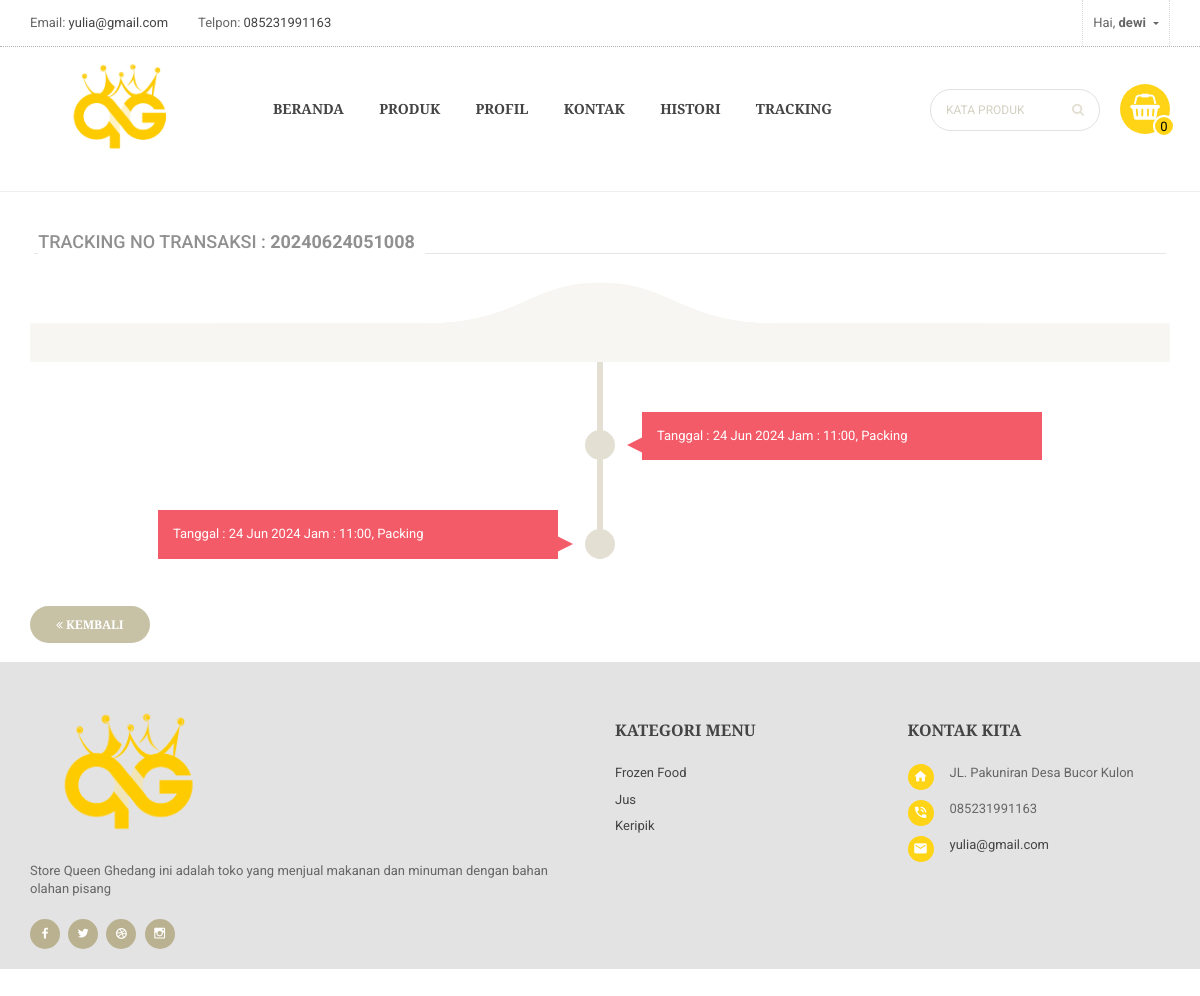
/tracking-booking-antar/20240624051008/ (signed in), run on the app's committed database.
### website/models.py (models this page shows, shortened)
class Statis(models.Model):
    alamat_kami = models.TextField(max_length=200, blank=False, null=True)
    telpon = models.CharField(max_length=200, blank=False, null=True)
    email = models.EmailField(max_length=200, blank=False, null=True)
    class Meta:
        verbose_name_plural ="Statis"

class Kategori(models.Model):
    nama = models.CharField(max_length=200, blank=False, null=True,verbose_name="Nama Kategori")
    aktif = models.BooleanField(default=True)
    slug = models.SlugField(max_length=200, null=False, unique=True)
    class Meta:
        verbose_name_plural ="Kategori"

### cart/models.py (models this page shows, shortened)
class Transaksi(models.Model):
    Status=(
        ('Belum Lunas', 'Belum Lunas'),
        ('Lunas' , 'Lunas'),
        ('Pengiriman' , 'Pengiriman'),
        ('Selesai' , 'Selesai'),
        ('Gagal' , 'Gagal'),
        ('Kadaluarsa' , 'Kadaluarsa'),
        ('Pembayaran Ditolak' , 'Pembayaran Ditolak'),
    )
    KT=(
        ('ditempat', 'ditempat'),
        ('dilokasi' , 'dilokasi'),
    )
    custumer = models.ForeignKey(Custumer, null=True, blank=False, related_name="produks", on_delete=models.SET_NULL)
    no_transaksi = models.CharField(max_length=200, blank=False, null=True)
    wa_kirim = models.CharField(max_length=200, blank=True, null=True,verbose_name="No Whatsapp")
    alamat_kirim = models.CharField(max_length=300, blank=True, null=True)
    total_transaksi = models.BigIntegerField(blank=True, null=True)
    keterangan_pesanan = models.CharField(max_length=200, blank=True, null=True, choices=KT)
    status = models.CharField(max_length=200, default="belum lunas", blank=True, null=True, choices=Status)
    date_created= models.DateTimeField(auto_now_add=True, null=True,blank=True)
    token_payment = models.CharField(max_length=300, blank=True, null=True)
    class Meta:
        ordering = ('-no_transaksi', )
    class Meta:
        verbose_name_plural ="Transaksi"

class Tracking(models.Model):
    transaksi = models.ForeignKey(Transaksi, null= True, on_delete=models.SET_NULL)
    tanggal_tracking = models.DateField(blank=False, null=True)
    jam_tracking = models.CharField(max_length=50, blank=False, null=True)
    deskripsi = RichTextField(blank=True, null=True)
    class Meta:
        ordering = ('-id', )
    class Meta:
        verbose_name_plural ="Tracking Transaksi"

### website/decorators.py (the view)
        def perubahan_halaman(request, *args, **kwargs):
            group = None
            if request.user.groups.exists():
                group = request.user.groups.all()[0].name
            if group in yang_diizinkan :
                return fungsi_awal(request, *args, **kwargs)
            else:
                return HttpResponse('<h2><center>Anda Tidak Dijikankan Ke Tampilan ini</center></h2>')

### cart/context_processors.py (called while the page is built)
def keranjang(request):
    return {'keranjang': Cart(request)}

### cart/keranjang.py (called while the page is built)
    def __len__(self): # Menghitung quantity
        return sum(item['quantity'] for item in self.cart.values())

    def get_total_price(self): # Menghitung total Harga
        return sum(Decimal(item['price']) * item['quantity'] for item in self.cart.values())

### website/views.py (called while the page is built)
@login_required(login_url='loginpage')
@ijinkan_pengguna(yang_diizinkan=['custumer'])
def trackingantar(request, transaksi):
    id_transaksi = Transaksi.objects.get(no_transaksi=transaksi)
    track = Tracking.objects.filter(transaksi=id_transaksi.id).order_by('-id')
    context = {
        "judul": "Hasil Tracking Transaksi ke Lokasi",
        "track":track,
        "id_transaksi":id_transaksi
    }
    return render(request, 'hasiltracking.html', context)

def kategoriberanda(request):
    kategori = Kategori.objects.filter(aktif=True).order_by('-id')
    return {'kategori':kategori}

def modalberita(request):
    modalproduk = Product.objects.order_by('-id')
    return {'modalproduk':modalproduk}

def statisweb(request):
    statis = Statis.objects.get(id=1)
    return {'statis':statis}

### website/templates/hasiltracking.html (shortened to what this page needs)
{% extends "base.html" %}
{% load static %}
{% load humanize %}
{% block content %}
<div id="content" class="site-content">
				<div class="container">
					<div class="row">
						<div id="center-column" class="col-lg-12 col-md-12">
							<div class="product-category-page">
								<div class="products-bar">
									<div class="row">
										<div class="col-md-6 col-xs-6">
											<div class="total-products"><h4>Tracking No Transaksi : <b>{{id_transaksi.no_transaksi}}</b></h4></div>
										</div>
									</div>
								</div>
								<div class="tab-content">
									<section class="intro">
</section>
<section class="timeline">
  <ul>
{% for row in track %}
	<li>
      <div style="color:white">
        <time>Tanggal : {{row.tanggal_tracking|date:"d M Y"}}</time> Jam : {{row.jam_tracking}}, {{row.deskripsi|safe}}
      </div>
    </li>
{% empty %}
<div>
<br/>
<div class="alert alert-danger text-center">Data Tracking Masih kosong</div>
</div>
{% endfor %}
  </ul>
</section>
<br/>
<br/>
<div class="checkout-btn">
                        <a href="{% url 'tracking' %}" class="btn pull-left" title="Kembali">
								<i class="fa fa-angle-double-left ml-xs"> </i>
								<span> Kembali</span>
							</a>
						</div>
<br/>
								</div>
							</div>
						</div>
					</div>
				</div>
			</div>
{% endblock content %}

### templates/base.html (shortened to what this page needs)
{% load static %}
{% load humanize %}
<!DOCTYPE html>
<html lang="zxx">
<head>
    <link rel="stylesheet" href="{% static 'public/libs/bootstrap/css/bootstrap.css' %}">
    <link rel="stylesheet" href="{% static 'public/libs/font-awesome/css/font-awesome.min.css' %}">
    <link rel="stylesheet" href="{% static 'public/libs/font-material/css/material-design-iconic-font.min.css' %}">
    <link rel="stylesheet" href="{% static 'public/libs/nivo-slider/css/nivo-slider.css' %}">
    <link rel="stylesheet" href="{% static 'public/libs/nivo-slider/css/animate.css' %}">
    <link rel="stylesheet" href="{% static 'public/libs/nivo-slider/css/style.css' %}">
    <link rel="stylesheet" href="{% static 'public/libs/owl.carousel/assets/owl.carousel.min.css' %}">
    <link rel="stylesheet" href="{% static 'public/libs/slider-range/css/jslider.css' %}">
    <link rel="stylesheet" href="{% static 'public/css/style.css' %}">
    <link rel="stylesheet" href="{% static 'public/css/reponsive.css' %}">
</head>
	<body class="home home-2">
		<div id="all">
				<header >
					<div class="topbar">
						<div class="container topbar-content">
							<div class="row">
								<div class="col-md-7 col-sm-7 col-xs-12">
									<div class="topbar-left d-flex">
										<div class="email">
											<li><span>Email: </span><a href="#">{{statis.email}}</a></li>
										</div>
										<div class="skype">
											<li><span>Telpon: </span><a href="#">{{statis.telpon}}</a></li>
										</div>
									</div>
								</div>
								<div class="col-md-5 col-sm-5 col-xs-12">
									<div class="topbar-right d-flex justify-content-end">
										<div class="dropdown account">
											<div class="dropdown-toggle" data-toggle="dropdown">
											{% if user.is_authenticated %}
											Hai, <b> {{ request.user }}</b>
											{% else %}
											Registrasi Akun
											{% endif %}
											</div>
										</div>
									</div>
								</div>
							</div>
						</div>
					</div>
					<div class="header-top">
						<div class="container">
							<div class="row margin-0">
								<div class="col-lg-2 col-md-2 col-sm-12 padding-0">
									<div class="logo">
										<a href="#">
											<img class="img-responsive" src="{% static 'public/img/logo12.png' %}" alt="Logo">
										</a>
									</div>
								</div>
								<div class="col-lg-7 col-md-7 col-sm-12 padding-0">
									<div id="main-menu">
									{% include "navbar.html" %}
									</div>
								</div>
								<div class="col-lg-3 col-md-3 col-sm-12 padding-0">
									{% with totail_items=keranjang|length %}
									<div class="block-cart dropdown">
										<div class="cart-title">
											<i class="fa fa-shopping-basket"></i>
											{% if keranjang|length > 0 %}
											<span class="cart-count">{{ totail_items }}</span>
											{% else %}
											<span class="cart-count">0</span>
											{% endif %}
										</div>
									</div>
									{% endwith %}
									<div class="form-search">
										<form action="{% url 'cari' %}" method="GET">
											<input type="text"  name="kata" class="form-input" placeholder="Kata produk">
											<button type="submit" class="fa fa-search"></button>
										</form>
									</div>
								</div>
							</div>
						</div>
					</div>
					<hr>
				</header>
			{% block content %}
			{% endblock content %}
			<footer id="footer">
				<div class="footer">
					<div class="container">
						<div class="row">
							<div class="col-lg-6 col-md-6 col-sm-6 col-xs-12 footer-col">
								<div class="block text">
									<div class="block-content">
										<a href="" class="logo-footer">
											<img src="{% static 'public/img/queen3.png' %}" alt="Logo" width="200">
										</a>
										<p>
											Store Queen Ghedang ini adalah toko yang menjual makanan dan minuman dengan bahan olahan pisang
										</p>
									</div>
								</div>
								<div class="block social">
									<div class="block-content">
										<ul>
											<li><a href="#"><i class="zmdi zmdi-facebook"></i></a></li>
											<li><a href="#"><i class="zmdi zmdi-twitter"></i></a></li>
											<li><a href="#"><i class="zmdi zmdi-dribbble"></i></a></li>
											<li><a href="#"><i class="zmdi zmdi-instagram"></i></a></li>
										</ul>
									</div>
								</div>
							</div>
							<div class="col-lg-3 col-md-3 col-sm-6 col-xs-12 footer-col">
								<div class="block menu">
									<h2 class="block-title">Kategori Menu</h2>
									<div class="block-content">
										<ul>
										{% for kt in kategori %}
                                                       <li>
														<a href="{% url 'kategori' kt.slug %}" title="{{kt.nama}}">{{kt.nama}}</a>
													</li>
                                                    {% empty %}
                                                        <div class="alert alert-danger">Kategori Kosong</div>
                                                    {% endfor %}
										</ul>
									</div>
								</div>
							</div>
							<div class="col-lg-3 col-md-3 col-sm-6 col-xs-12 footer-col">
								<div class="block text">
									<h2 class="block-title">Kontak Kita</h2>
									<div class="block-content">
										<div class="contact">
											<div class="item d-flex">
												<div>
													<i class="zmdi zmdi-home"></i>
												</div>
												<div>
													<span>JL. Pakuniran Desa Bucor Kulon</span>
												</div>
											</div>
											<div class="item d-flex">
												<div>
													<i class="zmdi zmdi-phone-in-talk"></i>
												</div>
												<div>
													<span>085231991163</span>
												</div>
											</div>
											<div class="item d-flex">
												<div>
													<i class="zmdi zmdi-email"></i>
												</div>
												<div>
													<span><a href="mailto:support@domain.com">yulia@gmail.com</a></span>
												</div>
											</div>
										</div>
									</div>
								</div>
							</div>
						</div>
					</div>
				</div>
				<div class="footer-copyright text-center">
				</div>
			</footer>
		</div>
	</body>
</html>

### templates/navbar.html (shortened to what this page needs)
{% load static %}
		                        <ul class="menu">
                                    <li><a href="{% url 'beranda' %}" title="Beranda">Beranda</a></li>
										<li class="dropdown">
											<a href="" title="Product">Produk</a>
										</li>
										<li>
											<a href="{% url 'profil' %}">Profil</a>
										</li>
										<li>
											<a href="{% url 'kontak' %}">Kontak</a>
										</li>
										{% if user.is_authenticated %}
											{% for group in user.groups.all  %}
												{% if group.name == "custumer" %}
													<li>
														<a href="{% url 'histori' %}">Histori</a>
													</li>
													<li>
														<a href="{% url 'tracking' %}">Tracking</a>
													</li>
												{% endif %}
											{% endfor %}
										{% endif %}
								</ul>

### website/templates/hasiltracking.html (style rules this page uses)
.timeline ul li { list-style-type: none; position: relative; width: 6px; margin: 0 auto; padding-top: 50px; background: #e3e0d3; }
.timeline ul li::after { content: ''; position: absolute; left: 50%; bottom: 0; transform: translateX(-50%); width: 30px; height: 30px; border-radius: 50%; background: inherit; }
.timeline ul li div { position: relative; bottom: 0; width: 400px; padding: 15px; background: #F45B69; }
.timeline ul li div::before { content: ''; position: absolute; bottom: 7px; width: 0; height: 0; border-style: solid; }
.timeline ul li:nth-child(odd) div { left: 45px; }
.timeline ul li:nth-child(odd) div::before { left: -15px; border-width: 8px 16px 8px 0; border-color: transparent #F45B69 transparent transparent; }
.timeline ul li:nth-child(even) div { left: -439px; }
.timeline ul li:nth-child(even) div::before { right: -15px; border-width: 8px 0 8px 16px; border-color: transparent transparent transparent #F45B69; }

### data on the page
Statis: email "yulia@gmail.com", telpon "085231991163"
Transaksi: no_transaksi "20240624051008"
Tracking: tanggal_tracking "24 Jun 2024", jam_tracking "11:00", deskripsi "Packing"
Tracking: tanggal_tracking "24 Jun 2024", jam_tracking "11:00", deskripsi "Packing"
Kategori: nama "Frozen Food"
Kategori: nama "Jus"
Kategori: nama "Keripik"

### other printed values
{{ request.user }} "dewi"
